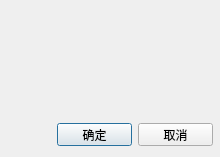
<?xml version="1.0" encoding="UTF-8"?>
<ui version="4.0">
 <class>departmentadd</class>
 <widget class="QDialog" name="departmentadd">
  <property name="geometry">
   <rect>
    <x>0</x>
    <y>0</y>
    <width>220</width>
    <height>157</height>
   </rect>
  </property>
  <property name="windowTitle">
   <string>增加</string>
  </property>
  <widget class="QWidget" name="">
   <property name="geometry">
    <rect>
     <x>10</x>
     <y>10</y>
     <width>201</width>
     <height>22</height>
    </rect>
   </property>
   <layout class="QHBoxLayout" name="horizontalLayout">
    <item>
     <widget class="QLabel" name="label">
      <property name="text">
       <string>名称：  </string>
      </property>
     </widget>
    </item>
    <item>
     <widget class="QLineEdit" name="lineEdit"/>
    </item>
   </layout>
  </widget>
  <widget class="QWidget" name="">
   <property name="geometry">
    <rect>
     <x>10</x>
     <y>38</y>
     <width>201</width>
     <height>22</height>
    </rect>
   </property>
   <layout class="QHBoxLayout" name="horizontalLayout_2">
    <item>
     <widget class="QLabel" name="label_2">
      <property name="text">
       <string>负责人：</string>
      </property>
     </widget>
    </item>
    <item>
     <widget class="QLineEdit" name="lineEdit_2"/>
    </item>
   </layout>
  </widget>
  <widget class="QWidget" name="">
   <property name="geometry">
    <rect>
     <x>10</x>
     <y>66</y>
     <width>201</width>
     <height>22</height>
    </rect>
   </property>
   <layout class="QHBoxLayout" name="horizontalLayout_3">
    <item>
     <widget class="QLabel" name="label_3">
      <property name="text">
       <string>简拼：  </string>
      </property>
     </widget>
    </item>
    <item>
     <widget class="QLineEdit" name="lineEdit_3"/>
    </item>
   </layout>
  </widget>
  <widget class="QWidget" name="">
   <property name="geometry">
    <rect>
     <x>10</x>
     <y>94</y>
     <width>201</width>
     <height>22</height>
    </rect>
   </property>
   <layout class="QHBoxLayout" name="horizontalLayout_4">
    <item>
     <widget class="QLabel" name="label_4">
      <property name="text">
       <string>全拼：  </string>
      </property>
     </widget>
    </item>
    <item>
     <widget class="QLineEdit" name="lineEdit_4"/>
    </item>
   </layout>
  </widget>
  <widget class="QPushButton" name="pushButton">
   <property name="geometry">
    <rect>
     <x>57</x>
     <y>123</y>
     <width>75</width>
     <height>23</height>
    </rect>
   </property>
   <property name="text">
    <string>确定</string>
   </property>
  </widget>
  <widget class="QPushButton" name="pushButton_2">
   <property name="geometry">
    <rect>
     <x>138</x>
     <y>123</y>
     <width>75</width>
     <height>23</height>
    </rect>
   </property>
   <property name="text">
    <string>取消</string>
   </property>
  </widget>
 </widget>
 <layoutdefault spacing="6" margin="11"/>
 <resources/>
 <connections/>
</ui>
